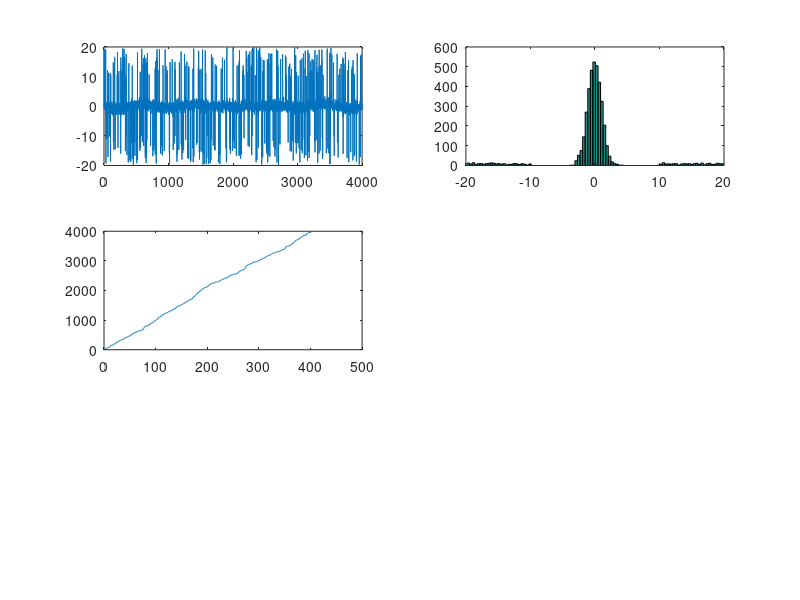
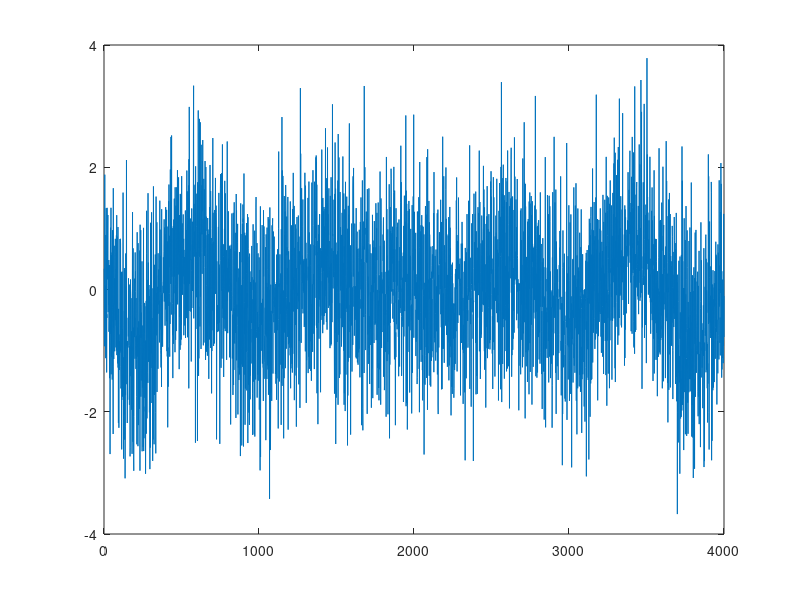
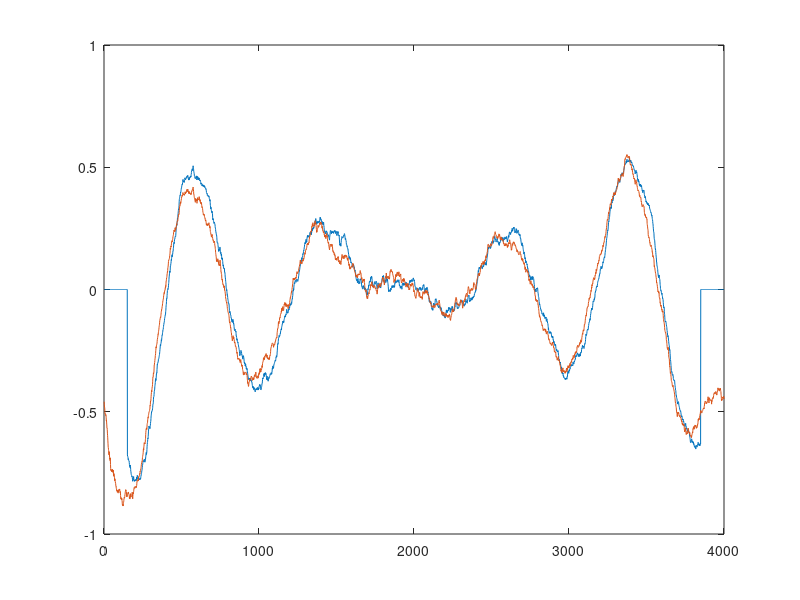

MATLAB code to generate these figures, in order:
clear all;
close all;
clc;


%read the signal 
load("denoising_codeChallenge.mat");
n=length(origSignal);
figure(1);
subplot(3,2,1);
plot(1:n, origSignal);
signal=origSignal;
%histogran
subplot(3,2,2);
hist(origSignal,100);

%choose the thresholds based on histogram distribution, done by visual inspection here
thresholdA=-4;
thresholdB=4;

%get the outliers
outliersB= find( (origSignal >thresholdB));
outliersA= find( (origSignal <thresholdA));
outliers = [outliersA outliersB];
outliers=sort(outliers);
subplot(3,2,3);
num_outliers= length(outliers);
plot(1:num_outliers,outliers);

%median filter around the outliers
k=20; %2k+1 points (-k i k)

for i= 1:num_outliers
  %extract subarray
  lowerBound=max(1,outliers(i)-k);
  upperBound=min(outliers(i)+k,n);
  
  signal(outliers(i))=median(origSignal(lowerBound:upperBound));
end

figure(2);
plot(1:n, signal);


%mean fitering 
j=150;
kernel=(1/(2*j+1))*(ones(1,2*j+1));

filtered_sig= zeros(size(signal));

for l=j+1:length(signal)-j-1
  filtered_sig(l)= sum(signal(l-j:l+j).*kernel);
end

%plot the final denoised signal 
figure(3);
plot(1:n, filtered_sig, 1:n, cleanedSignal);

